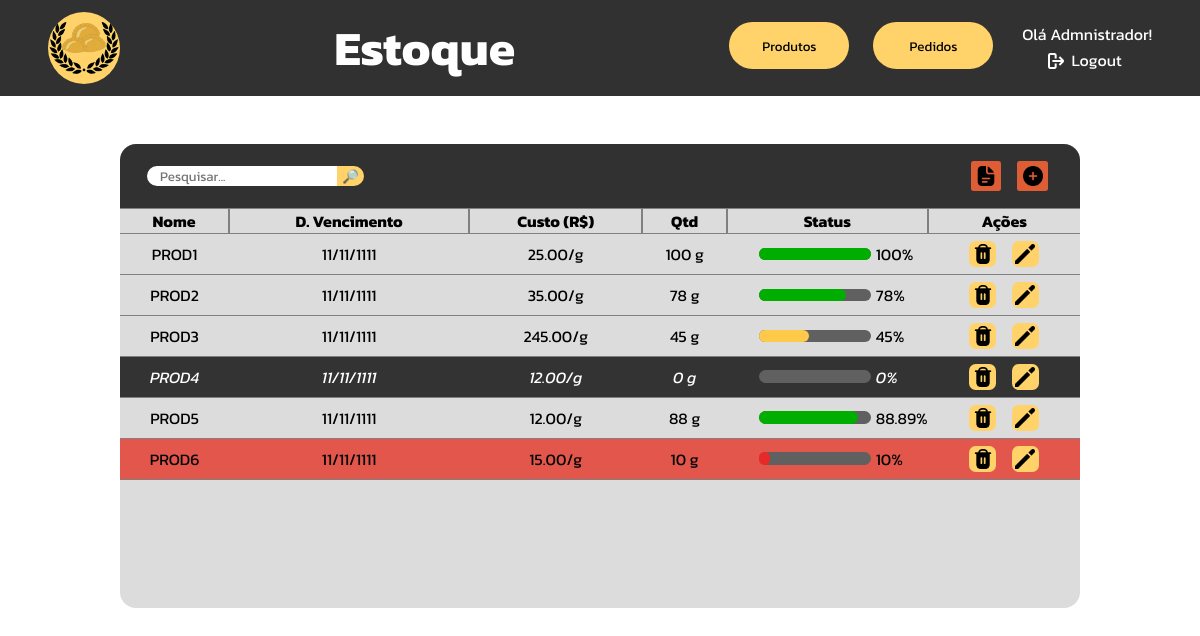
Screenshot of /php/tabelaEstoque.php (signed in) with the database file from the repository.
### tables this page shows
CREATE TABLE IF NOT EXISTS `estoque` (
  `id_item` int(11) NOT NULL AUTO_INCREMENT,
  `nome_item` varchar(50) NOT NULL,
  `data_vencimento` date NOT NULL,
  `valor_custo` decimal(10,2) NOT NULL,
  `unidade_medida` varchar(2) NOT NULL,
  `qtd` int(11) NOT NULL,
  `qtd_padrao` int(11) NOT NULL,
  PRIMARY KEY (`id_item`)
);

### php/tabelaEstoque.php (the view, shortened to what this page needs)
<?php
    function tratarData($data){
        $date_array = explode("-",$data);
        return $date_array[2]."/".$date_array[1]."/".$date_array[0];
    }
    function getPercentageShow($n, $total){
        $percent = (100*$n)/$total;
        return $percent;
    }
    function getPercentageReal($n, $total){
        return round((100*$n)/$total, 2);
    }
    function table($search){
        include "utilities/mysql_connect.php";
        $query = mysqli_query($connection, "select nome_item, data_vencimento, valor_custo, unidade_medida, qtd, qtd_padrao, id_item from estoque where nome_item like \"%$search%\";");
        while($output = mysqli_fetch_array($query)){
            if($output[4] == 0){
                echo"<tr class='dead-row'>";
            }else if($output[4] <= $output[5]*0.1){
                echo"<tr class='red-row'>";
            }else{
                echo"<tr class='normal-row'>";
            }
            $data = tratarData($output[1]);
            $percentageShow = getPercentageShow($output[4], $output[5]);
            $percentageReal = getPercentageReal($output[4], $output[5]);
            echo"<td>$output[0]</td>";
            echo"<td>$data</td>";
            echo"<td>$output[2]/$output[3]</td>";
            echo"<td>$output[4] $output[3]</td>";
            if($output[4] <= $output[5]*0.1){
                echo"<td style='width: 12em;'><div style='display: flex; justify-content: start; align-items: center; gap: .3em;'>";
                echo"<div class='bar-holder'><div class='bar' style='width: $percentageShow%; background-color: #E72929;'></div></div>";
                echo"<p>$percentageReal%</p>";
                echo"</div></td>";
            }else if($output[4] <= $output[5]*0.5){
                echo"<td style='width: 12em;'><div style='display: flex; justify-content: start; align-items: center; gap: .3em;'>";
                echo"<div class='bar-holder'><div class='bar' style='width: $percentageShow%; background-color: #FFC94A;'></div></div>";
                echo"<p>$percentageReal%</p>";
                echo"</div></td>";
            }else{
                echo"<td style='width: 12em;'><div style='display: flex; justify-content: start; align-items: center; gap: .3em;'>";
                echo"<div class='bar-holder'><div class='bar' style='width: $percentageShow%; background-color: #00ae00;'></div></div>";
                echo"<p>$percentageReal%</p>";
                echo"</div></td>";
            }
            echo"<td><div style='display: flex; justify-content: center; gap: 1em;'>";
            echo"<form action='tabelaEstoque.php' method='post'><input type='hidden' name='id_delete' value='$output[6]'><button name='delete' type='submit'><img src='../images/icons/delete.png'></button></form>";
            echo"<form action='tabelaEstoque.php' method='post'><input type='hidden' name='id_edit' value='$output[6]'><button name='edit' type='submit'><img src='../images/icons/edit.png'></button></form>";
            echo"</div></td></tr>";
        }
    }
?>
<!DOCTYPE html>
<html lang="pt-br">
<head>
    <link rel="stylesheet" href="../css/tabelaEstoque.css">
</head>
<body>
    <div class="navbar">
        <a href="adm_dashboard.php">
        <div class="logo"></div>
        </a>
        <h1>Estoque</h1>
        <div class="menu">
            <button>Produtos</button>
            <button>Pedidos</button>
            <div class="user-area">
                <?php
                    $username = $_SESSION['username'];
                    echo"<p>Olá $username!</p>";
                ?>
                <a href="sessionEnded.php"><div class="logout"><img src="../images/icons/logout.png"><p>Logout</p></div></a>
            </div>
        </div>
    </div>
    <div class="center">
        <div class="table-header">
            <form action="tabelaEstoque.php" method="post" id="searchbox">
                <input type="text" placeholder="Pesquisar..." name="search" id="searchbar">
                <input type="submit" value="🔎︎">
            </form>
            <div id="menu">
                <button onclick=""><img src="../images/icons/report.png"></button>
                <button onclick="setForm(0)"><img src="../images/icons/plus.png"></button>
            </div>
        </div>
        <div class="table-holder">
            <table>
                <tr style="position: sticky; top: 0; background-color: #dcdcdc;"><th style="border-left: none;">Nome</th><th>D. Vencimento</th><th>Custo (R$)</th><th>Qtd</th><th>Status</th><th style="border-right: none;">Ações</th></tr>
                <?php
                    if($_SERVER['REQUEST_METHOD'] === 'POST' && isset($_POST['search'])){
                        $search = $_POST['search'];
                        table($search);
                        echo "<script>
                                document.getElementById('searchbar').value='$search'
                                document.getElementById('close-search').style.display = 'block'
                            </script>";
                    }else{
                        table("");
                    }
                ?>
            </table>
        </div>
    </div>
</body>
</html>

### css/tabelaEstoque.css (style rules this page uses)
* { padding: 0; margin: 0; font-family: "Kanit", Arial, Helvetica, sans-serif; }
body { overflow: hidden; }
.navbar { height: 6em; background-color: #313131; display: flex; justify-content: space-between; align-items: center; padding-left: 3em; padding-right: 3em; }
.navbar h1 { color: white; font-size: 3em; }
.navbar .logo { height: 4.5em; width: 4.5em; border-radius: 3em; background-color: #FFD369; background-image: url('../images/logo.png'); background-size: contain; background-repeat: no-repeat; background-position: center center; }
.navbar .menu { display: flex; gap: 1.5em; }
.navbar .menu button { width: 9em; height: 3.5em; background-color: #FFD369; border: none; border-radius: 2em; transition: 200ms; }
.navbar .menu .user-area { display: flex; flex-direction: column; align-items: center; color: white; }
.navbar .menu .user-area p { margin-bottom: .1em; }
.navbar .menu .user-area .logout { display: flex; align-items: center; }
.navbar .menu .user-area a { text-decoration: none; color: white; }
.navbar .menu .user-area p { margin-left: .3em; }
.navbar .menu .user-area .logout img { width: 1em; height: 1em; filter: invert(100%); margin-right: .2em; }
.center { height: calc(100vh - 6em); display: flex; justify-content: start; align-items: center; flex-direction: column; }
.table-header { margin-top: 3em; width: 60em; height: 4em; background-color: #313131; border-radius: 1em 1em 0 0; display: flex; justify-content: space-between; align-items: center; }
.table-header #searchbox { display: flex; align-items: center; justify-content: center; width: fit-content; }
.table-header #searchbox input[type="text"] { margin-left: 2em; padding-left: 1em; padding-right: 1em; border: none; border-radius: 1em 0 0 1em; }
.table-header #searchbox input[type="submit"] { border: none; background-color: #FFD369; width: 2em; border-radius: 0 1em 1em 0; }
.table-header #menu { margin-right: 2em; display: flex; justify-content: center; align-items: center; gap: 1em; }
.table-header #menu button { width: 2.3em; height: 2.3em; border: none; border-radius: .2em; background-color: #DE5D35; display: flex; align-items: center; justify-content: center; transition: 200ms; }
.table-header #menu button img { width: 1.5em; height: 1.5em; }
.table-holder { width: 60em; height: 25em; background-color: #dcdcdc; border-radius: 0 0 1em 1em; overflow-y: scroll; }
.table-holder table { width: 60em; border-spacing: 0; text-align: center; }
.table-holder table th { border: .1em solid grey; }
.table-holder table td { border-bottom: .1em solid grey; }
.table-holder table .red-row { background-color: #e2564c; }
.table-holder table .dead-row { background-color: #000000c4; color: white; font-style: italic; }
.table-holder table button { width: 2em; height: 2em; margin-top: .5em; margin-bottom: .5em; border: none; border-radius: .5em; display: flex; align-items: center; justify-content: center; background-color: #FFD369; transition: 200ms; }
.table-holder table button img { width: 1.5em; height: 1.5em; }
.table-holder .bar-holder { height: .8em; width: 7em; border-radius: 1em; background-color: #606060; margin-left: 2em; }
.table-holder .bar-holder .bar { height: .8em; border-radius: 1em; }

### rows the page displays
estoque: nome_item "PROD1", data_vencimento "11/11/1111", valor_custo "25.00", unidade_medida "g", qtd "100"
estoque: nome_item "PROD2", data_vencimento "11/11/1111", valor_custo "35.00", unidade_medida "g", qtd "78"
estoque: nome_item "PROD3", data_vencimento "11/11/1111", valor_custo "245.00", unidade_medida "g", qtd "45"
estoque: nome_item "PROD4", data_vencimento "11/11/1111", valor_custo "12.00", unidade_medida "g", qtd "0"
estoque: nome_item "PROD5", data_vencimento "11/11/1111", valor_custo "12.00", unidade_medida "g", qtd "88", percentageReal "88.89"
estoque: nome_item "PROD6", data_vencimento "11/11/1111", valor_custo "15.00", unidade_medida "g", qtd "10"

### other values shown
$username "Admnistrador"
